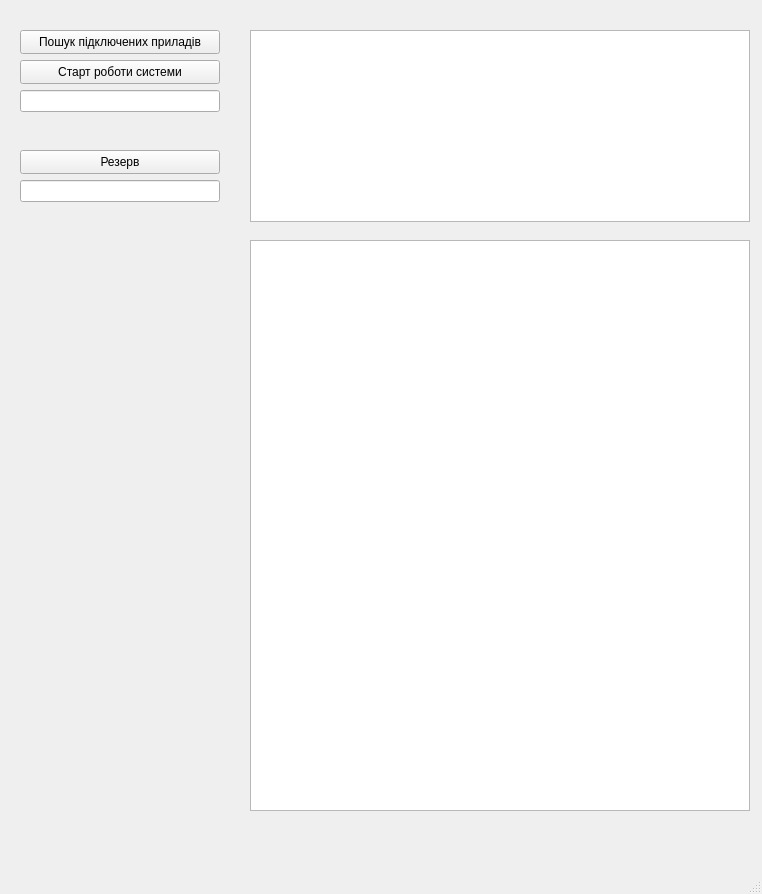
<?xml version="1.0" encoding="UTF-8"?>
<ui version="4.0">
 <class>MainWindow</class>
 <widget class="QMainWindow" name="MainWindow">
  <property name="geometry">
   <rect>
    <x>0</x>
    <y>0</y>
    <width>762</width>
    <height>894</height>
   </rect>
  </property>
  <property name="windowTitle">
   <string>MainWindow</string>
  </property>
  <widget class="QWidget" name="centralwidget">
   <widget class="QPushButton" name="butt_search_dev">
    <property name="geometry">
     <rect>
      <x>20</x>
      <y>30</y>
      <width>200</width>
      <height>24</height>
     </rect>
    </property>
    <property name="text">
     <string>Пошук підключених приладів</string>
    </property>
   </widget>
   <widget class="QPushButton" name="butt_system_start">
    <property name="geometry">
     <rect>
      <x>20</x>
      <y>60</y>
      <width>200</width>
      <height>24</height>
     </rect>
    </property>
    <property name="text">
     <string>Старт роботи системи</string>
    </property>
   </widget>
   <widget class="QPushButton" name="pushButton_3">
    <property name="geometry">
     <rect>
      <x>20</x>
      <y>150</y>
      <width>200</width>
      <height>24</height>
     </rect>
    </property>
    <property name="text">
     <string>Резерв</string>
    </property>
   </widget>
   <widget class="QTableView" name="tableView">
    <property name="geometry">
     <rect>
      <x>250</x>
      <y>30</y>
      <width>500</width>
      <height>192</height>
     </rect>
    </property>
   </widget>
   <widget class="QTextEdit" name="textEdit">
    <property name="geometry">
     <rect>
      <x>250</x>
      <y>240</y>
      <width>500</width>
      <height>571</height>
     </rect>
    </property>
   </widget>
   <widget class="QLineEdit" name="lineEdit">
    <property name="geometry">
     <rect>
      <x>20</x>
      <y>90</y>
      <width>200</width>
      <height>22</height>
     </rect>
    </property>
   </widget>
   <widget class="QLineEdit" name="lineEdit_2">
    <property name="geometry">
     <rect>
      <x>20</x>
      <y>180</y>
      <width>200</width>
      <height>22</height>
     </rect>
    </property>
   </widget>
  </widget>
  <widget class="QMenuBar" name="menubar">
   <property name="geometry">
    <rect>
     <x>0</x>
     <y>0</y>
     <width>762</width>
     <height>22</height>
    </rect>
   </property>
  </widget>
  <widget class="QStatusBar" name="statusbar"/>
 </widget>
 <resources/>
 <connections/>
</ui>
